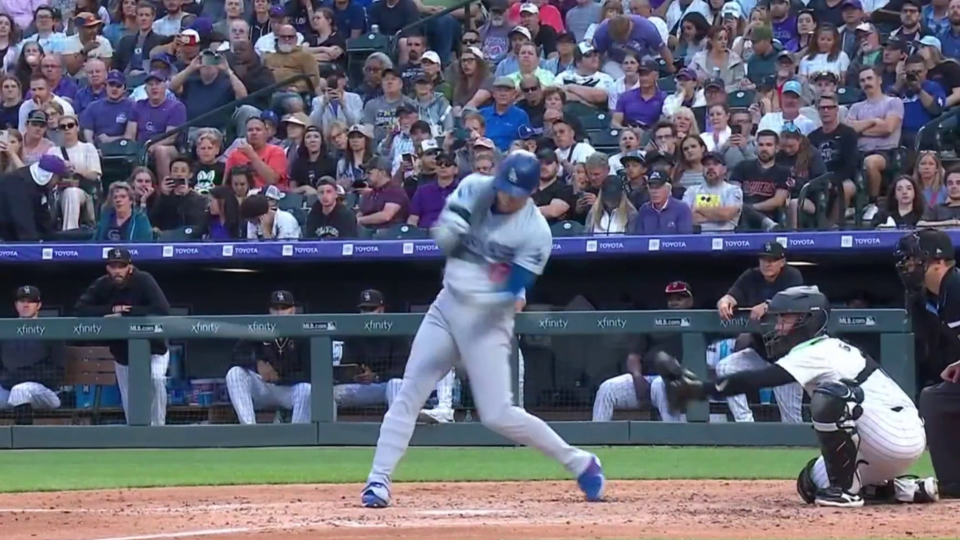
#> input picture swing_phases/contact.jpg, 1920 x 1080 px (shown at 1/2 size)
$ python -i app.py   (imports and definitions only)   (older library calls are emulated)
#> lines starting #> are read from the running program, lines starting #| are printed output that depends on the picture; after the words box and inside, x2 and y2 are one past the last pixel; in counts of white or black regions, pixels touching at a corner belong together
#> further down, picture is the input picture: shape (1080, 1920, 3); mean B, G, R 109.6, 95.2, 95.1
import json
import boto3
import os
import traceback
import tempfile
import cv2
import numpy as np
import base64  # Add base64 for encoding binary data
import time    # Add time for timestamps
import google.generativeai as genai
import base64

# [1 line that did not run here, left out]
bucket_name = os.environ.get('BUCKET_NAME', 'battingai-videobucket-ayk9m1uehbg2')

# Player name mapping
PLAYER_NAMES = {
    'bryce_harper': 'Bryce Harper',
    'brandon_lowe': 'Brandon Lowe',
    'mike_trout': 'Mike Trout',
    'jonathan_aranda': 'Jonathan Aranda',
    'aaron_judge': 'Aaron Judge',
    'shohei_ohtani': 'Shohei Ohtani'
}

# [1837 lines left out: functions detect_batter_position, align_frame, detect_baseball, detect_bat, is_contact_frame, detect_swing_phase and 25 more, not called in this run]

# TODO: Enhancement Areas - 2025 Roadmap

"""
Major areas for improvement:

1. Batter Isolation
   - Currently disabled (returns original frame)
   - Need to implement deep learning-based segmentation (e.g., Mask R-CNN or DeepLab)
   - Consider creating a custom dataset of baseball players for training
   - Add background subtraction as fallback

2. Parameter Optimization
   - Replace hard-coded thresholds with dynamic/adaptive values:
     detect_baseball(): minRadius/maxRadius
     detect_bat(): aspect ratio thresholds
     compare_frames(): similarity thresholds
   - Implement auto-calibration based on video properties
   - Add configuration file for environment-specific tuning

3. Motion Analysis Enhancements
   - Current: Basic Shi-Tomasi + Lucas-Kanade
   - Upgrade to dense optical flow for better tracking
   - Add deep learning-based pose estimation
   - Implement motion prediction for fast movements

4. Pose Analysis Pipeline
   - Re-enable pose difference calculation
   - Integrate MediaPipe or OpenPose
   - Add specific joint angle measurements
   - Implement quantitative pose metrics

5. Frame Selection And Phase Detection
   - Improve detect_swing_phase() robustness
   - Add ML-based key frame identification
   - Implement temporal clustering
   - Add motion peak analysis

6. Memory Optimization
   - Current: Loads all frames into memory
   - Switch to streaming frame processing
   - Implement batch processing
   - Add memory usage monitoring

7. Feedback Enhancement
   - Add quantitative measurements
   - Include specific angle comparisons
   - Generate frame-specific drills
   - Add video overlay annotations
"""

# [347 lines left out: functions detect_objects_with_background_subtraction, analyze_swing_mechanics, lambda_handler, detect_bat_region, not called in this run]

# Temporarily disabled batter isolation functionality
def isolate_batter(frame):
    """Isolate the batter in the frame using background subtraction and segmentation.

    Enhanced Implementation:
    - Traditional CV methods for batter isolation
    - Person detection using HOG descriptor
    - Background subtraction for motion-based isolation
    - Bounding box refinement
    """
    # Make a copy of the original frame
    original_frame = frame.copy()
    height, width = frame.shape[:2]
#> height = 1080; width = 1920

    # Step 1: Try to detect person using HOG descriptor (simplified person detection)
    # This is a fallback since we can't use deep learning models like YOLO in this context
    hog = cv2.HOGDescriptor()
    hog.setSVMDetector(cv2.HOGDescriptor_getDefaultPeopleDetector())

    # Detect people in the image
    boxes, weights = hog.detectMultiScale(
        frame,
        winStride=(8, 8),
        padding=(4, 4),
        scale=1.05
    )
#> boxes = [[1364, 153, 66, 133], [267, 349, 79, 158], [1169, 694, 88, 175], [21, 221, 86, 172], [429, 687, 98, 195], [263, 658, 113, 226], [98, 220, 147, 293], [766, 273, 348, 695]]; weights = [0.3, 0.343, 0.0733, 0.601, 1.13, 0.511, 1.06, 0.638]

    # If person detected, create a mask for the person
    person_mask = np.zeros((height, width), dtype=np.uint8)
    person_detected = False

    if len(boxes) > 0:
        # Find the largest box (likely the batter)
        largest_box = max(boxes, key=lambda box: box[2] * box[3])
#> largest_box = [766, 273, 348, 695]
        x, y, w, h = largest_box
#> x = 766; y = 273; w = 348; h = 695

        # Expand the box slightly to ensure we capture the full batter
        x = max(0, x - int(w * 0.1))
#> x = 732
        y = max(0, y - int(h * 0.1))
#> y = 204
        w = min(width - x, int(w * 1.2))
#> w = 417
        h = min(height - y, int(h * 1.2))
#> h = 834

        # Create mask for the person
        person_mask[y:y+h, x:x+w] = 255
        person_detected = True

    # Step 2: Use background subtraction as an alternative approach
    # Create a simple background model using the edges of the frame
    edge_mask = np.zeros((height, width), dtype=np.uint8)
    gray = cv2.cvtColor(frame, cv2.COLOR_BGR2GRAY)
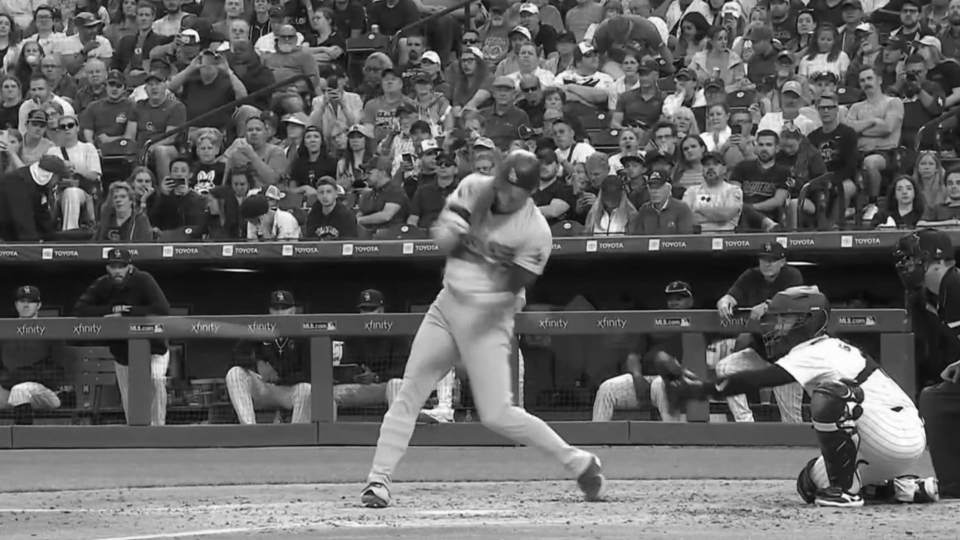
#> gray: shape (1080, 1920) (shown at 1/2 size); min 1, max 255, mean 96.8
    blurred = cv2.GaussianBlur(gray, (5, 5), 0)
    edges = cv2.Canny(blurred, 50, 150)
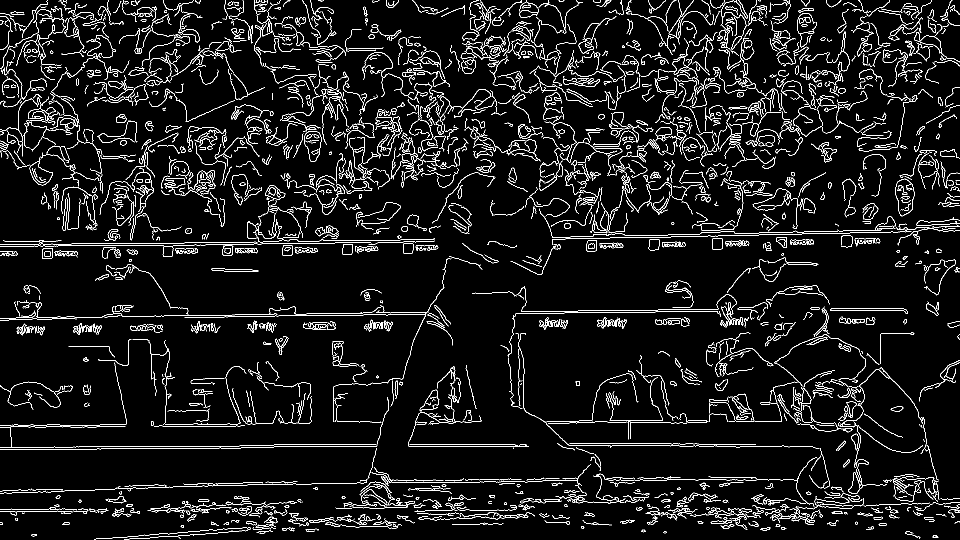
#> edges: shape (1080, 1920) (shown at 1/2 size); 6.3% white in thin lines or dots

    # Dilate edges to connect components
    kernel = np.ones((5, 5), np.uint8)
    dilated_edges = cv2.dilate(edges, kernel, iterations=2)
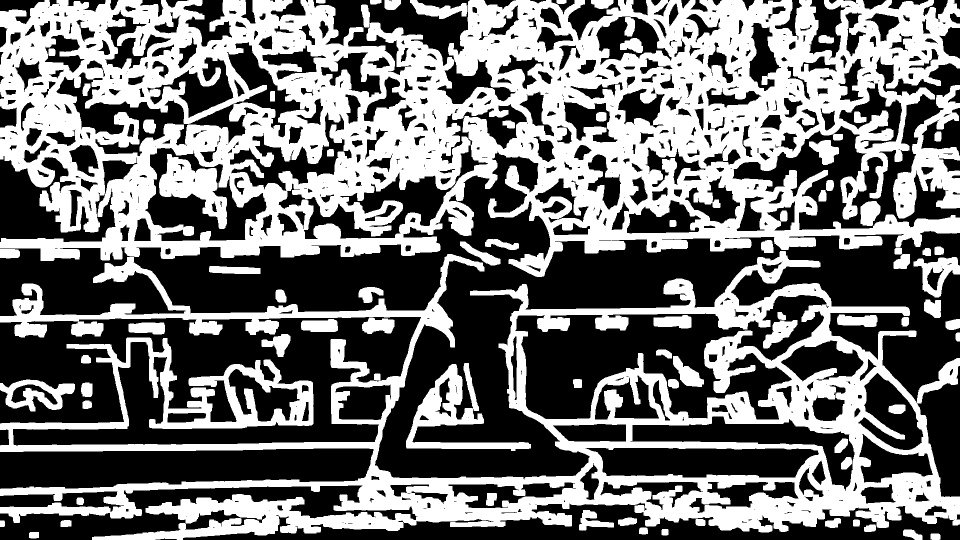
#> dilated_edges: shape (1080, 1920) (shown at 1/2 size); 45.2% white; 77 white regions

    # Find contours in the edges
    contours, _ = cv2.findContours(dilated_edges, cv2.RETR_EXTERNAL, cv2.CHAIN_APPROX_SIMPLE)
#> contours = 55 contours; largest, box (x1, y1, x2, y2) and area: (0, 0, 1920, 554) 788020, (0, 502, 1920, 1080) 494936, (1786, 170, 1920, 437) 14143, (812, 726, 1062, 902) 12848, (0, 759, 150, 823) 5750

    # Filter contours by size and position
    batter_contours = []
    for contour in contours:
        area = cv2.contourArea(contour)
        if area > 500:  # Minimum size threshold
            x, y, w, h = cv2.boundingRect(contour)
            # Check if contour is in the central region of the frame
            if (x > width * 0.2 and x + w < width * 0.8 and
                y > height * 0.1 and y + h < height * 0.9):
                batter_contours.append(contour)
#> this loop made 55 passes
#> (area, x, y, w, h) on passes 13, 16, 17, 18, 20, 22, 24, 25, 27, 28, 30, 31: (1235, 1158, 1020, 70, 41), (551.5, 162, 765, 23, 29), (5749.5, 0, 759, 150, 64), (12848, 812, 726, 250, 176), (1309, 523, 668, 58, 46), (1413, 257, 645, 73, 24), (1557, 602, 638, 74, 26), (1512, 724, 635, 65, 33), (1479.5, 1674, 629, 81, 25), (932, 1848, 599, 34, 37), (896.5, 717, 574, 50, 32), (1260.5, 418, 532, 103, 16)
#> area on passes 1 to 6: 219.5, 219, 485, 151, 203, 275
#> after the loop, batter_contours = 8 contours; box (x1, y1, x2, y2) and area: (812, 726, 1062, 902) 12848, (602, 638, 676, 664) 1557, (724, 635, 789, 668) 1512, (523, 668, 581, 714) 1309, (418, 532, 521, 548) 1260, (920, 483, 1001, 531) 1171, (717, 574, 767, 606) 896, (970, 478, 1038, 500) 752

    # Create mask from filtered contours
    motion_mask = np.zeros((height, width), dtype=np.uint8)
    cv2.drawContours(motion_mask, batter_contours, -1, 255, -1)
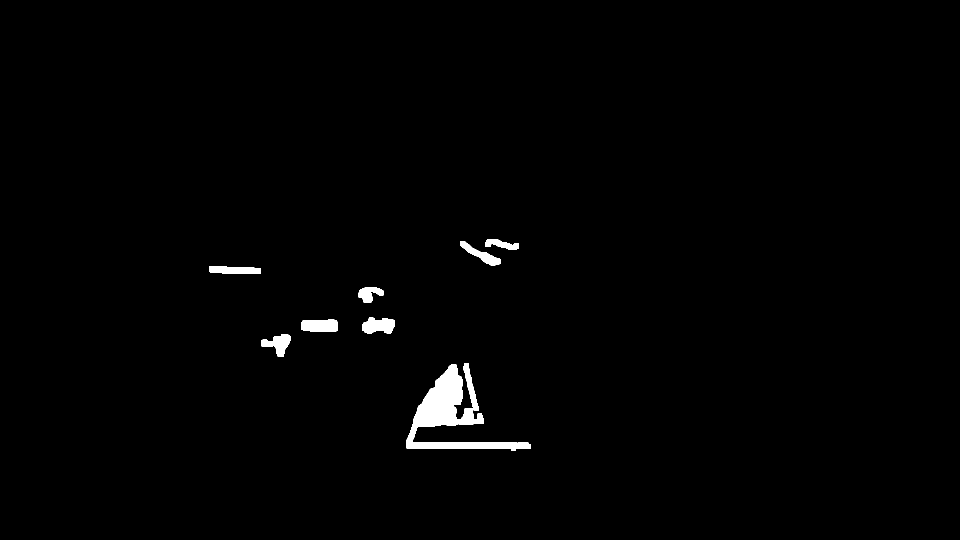
#> motion_mask: shape (1080, 1920) (shown at 1/2 size); 1.1% white; 8 white regions, largest, box (x1, y1, x2, y2) and area: (812, 726, 1062, 902) 13501, (602, 638, 676, 664) 1648, (724, 635, 789, 668) 1601

    # Step 3: Combine approaches
    combined_mask = np.zeros((height, width), dtype=np.uint8)

    if person_detected:
        # If person detection worked, use it as primary mask
        combined_mask = person_mask.copy()
        # Refine with motion mask where they overlap
        combined_mask = cv2.bitwise_or(combined_mask, cv2.bitwise_and(motion_mask, person_mask))
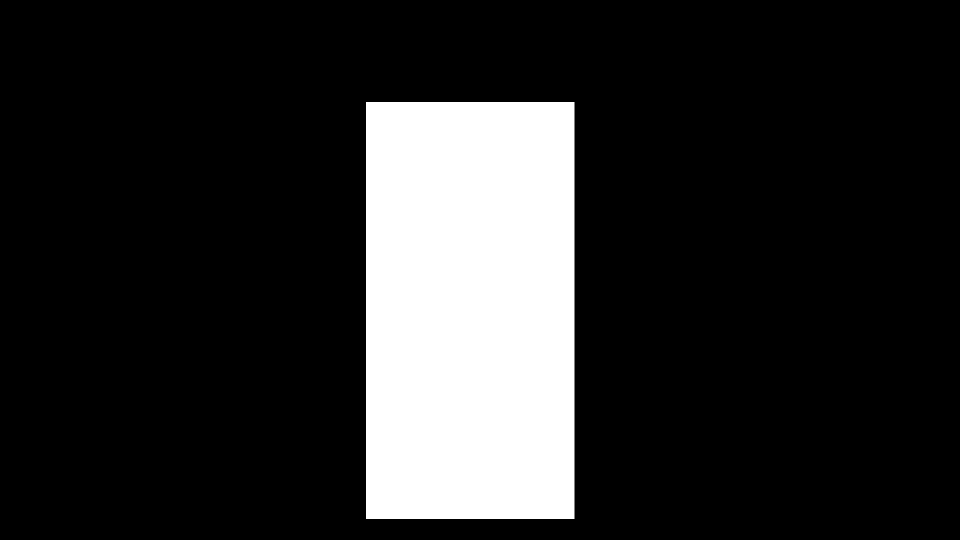
#> combined_mask: shape (1080, 1920) (shown at 1/2 size); 16.8% white; 1 white region, box (x1, y1, x2, y2) and area: (732, 204, 1149, 1038) 347778
    else:
        # Otherwise use motion mask
        combined_mask = motion_mask.copy()

    # Step 4: Refine the mask
    # Apply morphological operations to clean up the mask
    kernel = np.ones((7, 7), np.uint8)
    combined_mask = cv2.morphologyEx(combined_mask, cv2.MORPH_CLOSE, kernel)
    combined_mask = cv2.morphologyEx(combined_mask, cv2.MORPH_OPEN, kernel)

    # Step 5: Apply the mask to isolate the batter
    # If the mask is too small or empty, return the original frame
    if np.count_nonzero(combined_mask) < (width * height * 0.05):
        # Fallback: use center region of the frame
        center_x = width // 2
        center_y = height // 2
        roi_width = width // 2
        roi_height = height // 2

        x1 = max(0, center_x - roi_width // 2)
        y1 = max(0, center_y - roi_height // 2)
        x2 = min(width, center_x + roi_width // 2)
        y2 = min(height, center_y + roi_height // 2)

        # Create a mask for the center region
        combined_mask = np.zeros((height, width), dtype=np.uint8)
        combined_mask[y1:y2, x1:x2] = 255

    # Create a 3-channel mask
    mask_3channel = cv2.cvtColor(combined_mask, cv2.COLOR_GRAY2BGR)

    # Apply the mask to the original frame
    isolated_batter = cv2.bitwise_and(original_frame, mask_3channel)
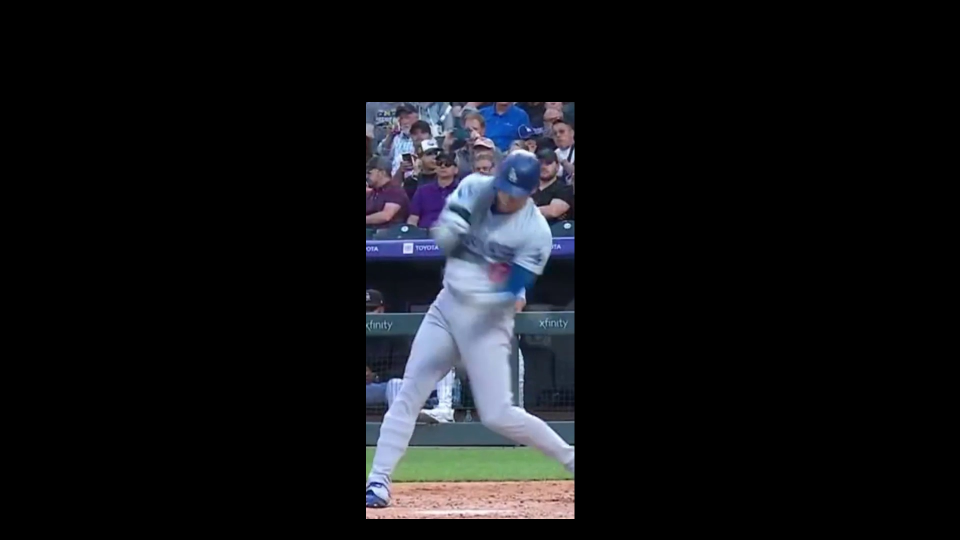
#> isolated_batter: shape (1080, 1920, 3) (shown at 1/2 size); mean B, G, R 21.9, 18.7, 17.6

    # For visualization, you can add a colored background
    # Create a colored background (e.g., black)
    background = np.zeros_like(original_frame)

    # Invert the mask for the background
    inv_mask = cv2.bitwise_not(mask_3channel)

    # Apply the inverted mask to the background
    masked_background = cv2.bitwise_and(background, inv_mask)
#> masked_background: shape (1080, 1920, 3); every value is 0

    # Combine the isolated batter with the background
    result = cv2.add(isolated_batter, masked_background)

    return result

# [13 lines left out: function calculate_point_movement, not called in this run]

>>> import cv2
>>> picture = cv2.imread('../swing_phases/contact.jpg')
>>> result = isolate_batter(picture)
